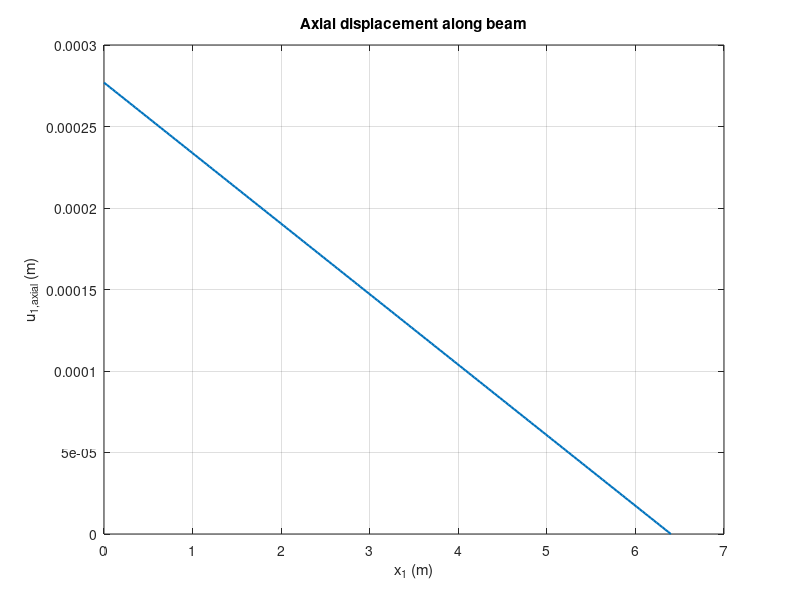

Write the MATLAB code that produced this figure.
% Project 2 - EAE 135
% Team 20
% DUE: 02/24/26

F = 726000;         % max thrust of first stage (N)
rocket_diam = 1.28;        % rocket diameter (m)
prop_diam = 1.18;      % propellant diameter (m)
AoA = 20;           % angle of attack (deg)
length = 5*rocket_diam;         % rocket length (m)
thickness_oneLayer = 6.25e-3;        % thickness of one layer of carbon epoxy (m)
cpcg = rocket_diam;        % distance btwn cp-cg (m)
P = 600000;         % net axial force on O (N)
W = 8500;           % weight of rocket (kg)
lift = 1400000;     % lift force (N)
FoS = 1.25;         % safety factor

% AS4/Epoxy properties
rho = 1522.3948;            % density (kg/m^3)
E11 = 21.5*6.895e9;         % longitudinal modulus (Pa)
E22 = 1.46*6.895e9;         % transverse modulus (Pa)
v12 = 0.30;                 % major Poisson's ratio
G12 = 0.81*6.895e9;         % shear modulus (Pa)
tens_ax = 310*6.895e6;      % axial tensile strength (Pa)
comp_ax = -184*6.895e6;     % axial compressive strength (Pa)
tens_trav = 7.75*6.895e6;   % transverse tensile strength (Pa)
comp_trav = -24.4*6.895e6;  % transverse compressive strength (Pa)
strain_tens_ax = 0.014;     % axial tensile failure strain
strain_comp_ax = -0.01;     % axial compressive failure strain

% Axial Stress/Displacement
A = pi*(rocket_diam/2)^2 - pi*(prop_diam/2)^2;  % cross-sectional area of the case (m^2)

E0  = E11;
E90 = E22;
E45 = 1/(1/E11 + 1/E22);
Eeff = (2*E0 + 4*E45 + 2*E90)/8;        % Simple effective modulus for [0/+45/-45/90]s *idk maybe*

P_tot = P - lift*sin(rad2deg(AoA)); 
u1_axial = @(x1) (P_tot/(Eeff*A))*(x1 - length);

u_left = u1_axial(0);       % max magnitude
u_right = u1_axial(length);      % fixed end

x1 = linspace(0, length, 200);
u_axial = u1_axial(x1);


figure;
plot(x1, u_axial, 'LineWidth', 1.5); grid on;
xlabel('x_1 (m)'); ylabel('u_{1,axial} (m)');
title('Axial displacement along beam');
